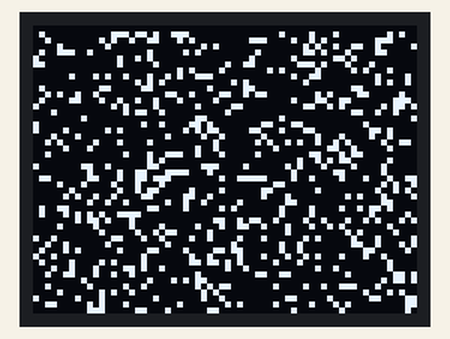
This sketch was run on a simulated Arduino Uno, built with avr-gcc and run on an emulated ATmega328P. Shown: 64×48 one-colour display. Random numbers use the default seed unless the sketch sets one.

Above: at 0.52 s.
At 4.06 s:
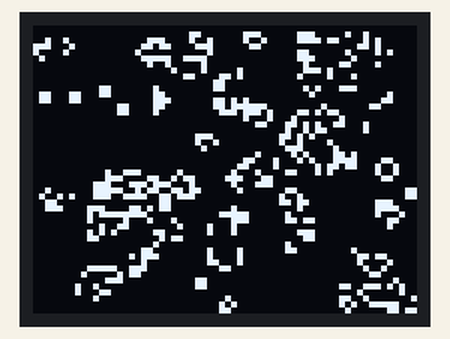
At 7.61 s:
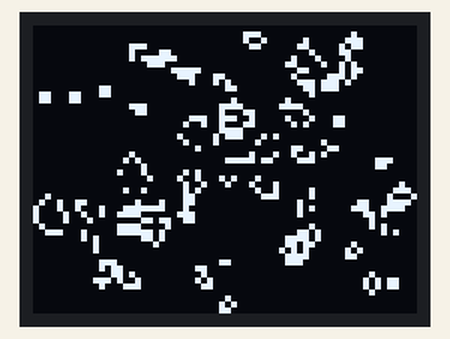
At 14.69 s:
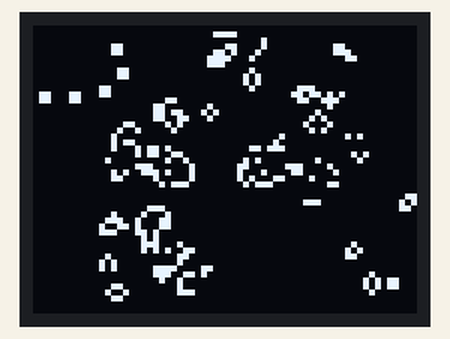
At 28.7 s:
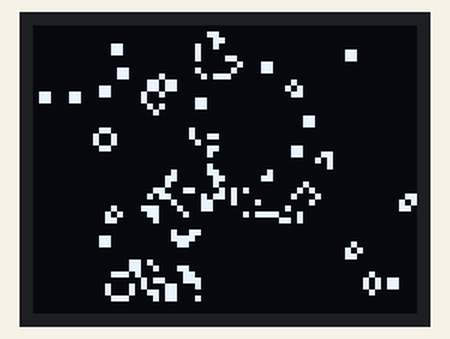
At 39.8 s:
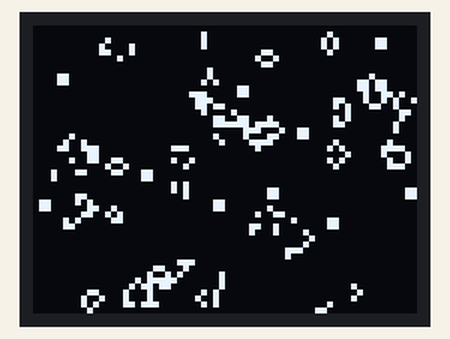

Measured:
- what the display in image 4 shows lasts 0.7 s, from 28.7 s to 29.4 s

The sketch:

microlife.ino
```cpp
// (licence header left out)
#include <MicroView.h>

#define LIVE (1)
#define DEAD (0)

#define ONBOARD(x, y) \
  ( ((x) >= 0) && ((x) < LCDWIDTH) && ((y) >- 0) && ((y) < LCDHEIGHT) )

#define VALID_GRID(idx) \
  ( (idx == 0) || (idx == 1) )

#define COORDINATES_TO_SCREENBYTE(x, y) \
  ((x) + ((y)/8) * LCDWIDTH)


static uint8_t grid[2][LCDWIDTH * (LCDHEIGHT/8)];
static uint8_t CURRENT = 0;
static uint8_t NEXT = 1;


void resetGrids()
{
  memset(grid, 0, sizeof(grid));
}


// TODO: replace with memcpy and getScreenBuffer
void grid2screen(uint8_t gridIndex)
{
  if (!VALID_GRID(gridIndex)) { return; }

  for (uint8_t x = 0; x < LCDWIDTH; x++) {
    for (uint8_t y = 0; y < LCDHEIGHT; y++) {
      uint8_t value = get(gridIndex, x, y);
      uView.pixel(x, y, value, NORM);
    }
  }
}


// TODO: clean up this function, clear(), and get()
// by making use of bitClear(), bitSet(), bitWrite(), and bitRead()
void set(uint8_t gridIndex, uint8_t x, uint8_t y)
{
  if (!ONBOARD(x, y)) { return; }
  if (!VALID_GRID(gridIndex)) { return; }

  grid[gridIndex][COORDINATES_TO_SCREENBYTE(x, y)] |= _BV((y % 8));
}


void clear(uint8_t gridIndex, uint8_t x, uint8_t y)
{
  if (!ONBOARD(x, y)) { return; }
  if (!VALID_GRID(gridIndex)) { return; }

  grid[gridIndex][COORDINATES_TO_SCREENBYTE(x, y)] &= ~_BV((y % 8));
}


uint8_t get(uint8_t gridIndex, uint8_t x, uint8_t y)
{
  if (!ONBOARD(x, y)) { return DEAD; }
  if (!VALID_GRID(gridIndex)) { return DEAD; }

  uint8_t contents = grid[gridIndex][COORDINATES_TO_SCREENBYTE(x, y)];

  return ( (contents & _BV((y % 8))) > 0);
}


void randomFill(uint8_t gridIndex, uint8_t p)
{
  if (!VALID_GRID(gridIndex)) { return; }

  for (uint8_t x = 0; x < LCDWIDTH; x++) {
    for (uint8_t y = 0; y < LCDHEIGHT; y++) {
      if (random(100) < p) {
        set(gridIndex, x, y);
      } else {
        clear(gridIndex, x, y);
      }
    }
  }
}


void swapGrids() {
  CURRENT = 1 - CURRENT;
  NEXT = 1 - NEXT;
}


void showGrid()
{
  grid2screen(CURRENT);
  uView.display();
}


uint8_t calculate(uint8_t currentValue, uint8_t nNeighbors)
{
  if ( (currentValue == LIVE) && ((nNeighbors == 2) || (nNeighbors == 3)) ) { return LIVE; }

  if ( /* currentValue == DEAD && */ (nNeighbors == 3) ) { return LIVE; }

  return DEAD;
}


uint8_t countNeighbors(uint8_t gridIndex, uint8_t x, uint8_t y)
{
  uint8_t count = 0;

  count += get(gridIndex, x - 1, y - 1);
  count += get(gridIndex, x - 1, y);
  count += get(gridIndex, x - 1, y + 1);
  count += get(gridIndex, x, y - 1);
  count += get(gridIndex, x, y + 1);
  count += get(gridIndex, x + 1, y - 1);
  count += get(gridIndex, x + 1, y);
  count += get(gridIndex, x + 1, y + 1);

  return count;
}


void updateBuffer()
{
  for (uint8_t x = 0; x < LCDWIDTH; x++) {
    for (uint8_t y = 0; y < LCDHEIGHT; y++) {
      uint8_t currentValue = get(CURRENT, x, y);
      uint8_t nNeighbors = countNeighbors(CURRENT, x, y);
      uint8_t newValue = calculate(currentValue, nNeighbors);
      if (newValue == LIVE) {
        set(NEXT, x, y);
      } else {
        clear(NEXT, x, y);
      }
    }
  }
  swapGrids();
}


void setup()
{
  uView.begin();
  uView.clear(PAGE);
  resetGrids();

  randomSeed(analogRead(0));

  randomFill(CURRENT, 20);
  showGrid();
}


// if MAXGEN is 0, then we don't limit the evolution of the CA
// otherwise, we reset every MAXGEN steps
#define MAXGEN 80
static uint8_t generation = 0;

void loop()
{
  delay(150);
  updateBuffer();

  if (MAXGEN) {
    generation += 1;
  }
  showGrid();
  if (MAXGEN && generation >= MAXGEN) {
    generation = 0;
    randomFill(CURRENT, 20);
  }
}
```
